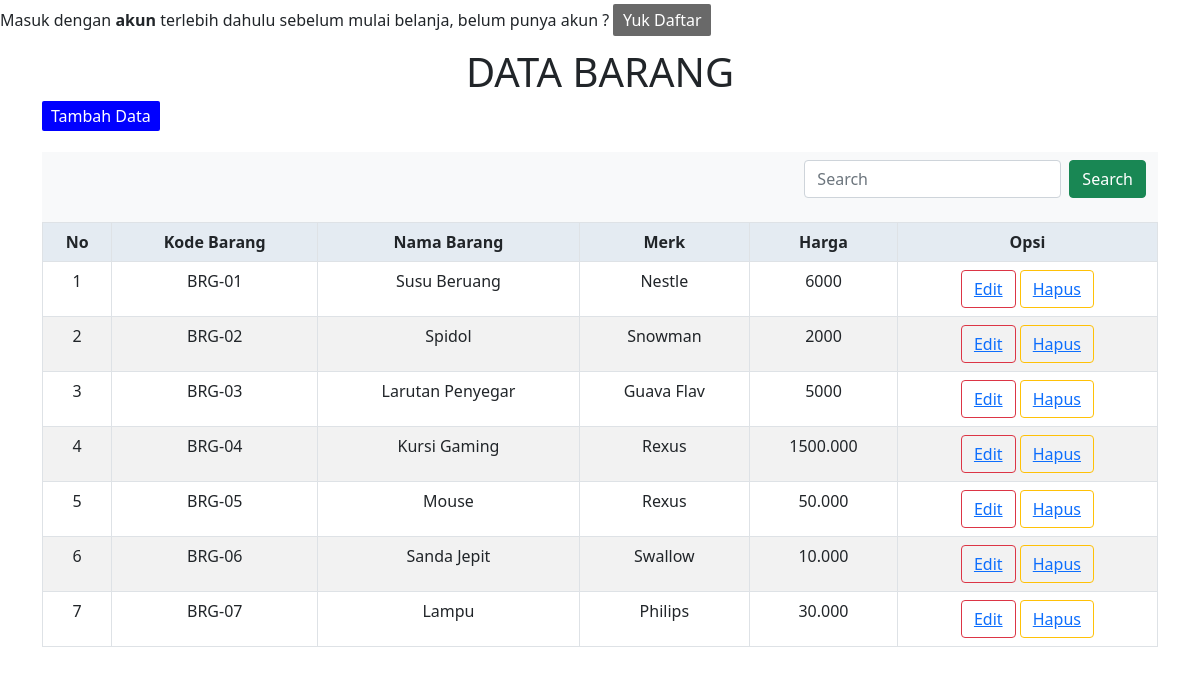
The page / on the database its author committed.
### tables this page shows
CREATE TABLE `tb_barang` (
  `Kode_barang` varchar(8) NOT NULL,
  `Nama_barang` varchar(25) NOT NULL,
  `Merk` varchar(10) NOT NULL,
  `Harga` varchar(100) NOT NULL
);

### index.php (the view, shortened to what this page needs)
<div id="box">
<?php
if (isset ($_SESSION['username']) == ""){ ?>
    <div class="pesan">
    <p>Masuk dengan <b>akun</b> terlebih dahulu sebelum mulai belanja, belum punya akun ?
    <a href="daftar.php" style="padding:0.4% 0.8%;background-color:#696969;color:#fff;border-radius:2px;text-decoration:none;">Yuk Daftar</a></p>
    </div>
<?php } ?>
<html>
<head>
<link href="https://cdn.jsdelivr.net/npm/bootstrap@5.1.1/dist/css/bootstrap.min.css" rel="stylesheet">
</head>
<body>
<div class="container">
<center> <h1>DATA BARANG</h1> </center>
<a href="form-input.php" style="padding:0.4% 0.8%;background-color:#0000FF;color:#fff;border-radius:2px;text-decoration:none;">Tambah Data</a><br><br>
<nav class="navbar navbar-light bg-light">
<div class="container-fluid">
    <form class="d-flex">
<input class="form-control me-2" type="search" placeholder="Search" aria-label="Search">
<button class="btn btn-success" type="submit">Search</button>
    </form>
</div>
</nav>
<table width="100%" class="table table-bordered table-striped table-hover dataTable loadPelangganData">
</div>
    <tr style="text-align:center;font-weight:bold; background-color:#F0F8FF;">
        <td>No</td>
        <td>Kode Barang</td>
        <td>Nama Barang</td>
        <td>Merk</td>
        <td>Harga</td>
        <td>Opsi</td>
        </tr>
        <?php
        include 'koneksi.php';
        $no = 1;
        $select = mysqli_query($conn, "SELECT * FROM tb_barang");
        if(mysqli_num_rows($select) > 0){
        while($hasil = mysqli_fetch_array($select)){
        ?>
    <tr style="text-align:center;">
        <td><?php echo $no++ ?></td>
        <td><?php echo $hasil['Kode_barang'] ?></td>
        <td><?php echo $hasil['Nama_barang'] ?></td>
        <td><?php echo $hasil['Merk'] ?></td>
        <td><?php echo $hasil['Harga'] ?></td>
        <td>
            <button class="btn btn-outline-danger"><a href="form-edit.php?kode_barang=<?php echo $hasil['Kode_barang'] ?>">Edit</a></button></button>
            <button class="btn btn-outline-warning"><a href="delete.php?Kode_barang=<?php echo $hasil['Kode_barang'] ?>">Hapus</a></button></button>
        </td>
    </tr>
    <?php }}else{ ?>
    <tr>
        <td colspan="6" align="center">Data Kosong</td>
    </tr>
    <?php } ?>
</body>
</html>

### rows shown on the page
tb_barang: Kode_barang "BRG-01", Nama_barang "Susu Beruang", Merk "Nestle", Harga "6000"
tb_barang: Kode_barang "BRG-02", Nama_barang "Spidol", Merk "Snowman", Harga "2000"
tb_barang: Kode_barang "BRG-03", Nama_barang "Larutan Penyegar", Merk "Guava Flav", Harga "5000"
tb_barang: Kode_barang "BRG-04", Nama_barang "Kursi Gaming", Merk "Rexus", Harga "1500.000"
tb_barang: Kode_barang "BRG-05", Nama_barang "Mouse", Merk "Rexus", Harga "50.000"
tb_barang: Kode_barang "BRG-06", Nama_barang "Sanda Jepit", Merk "Swallow", Harga "10.000"
tb_barang: Kode_barang "BRG-07", Nama_barang "Lampu", Merk "Philips", Harga "30.000"
